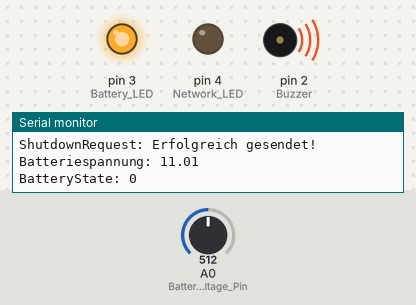
The program below on a simulated SparkFun Pro Micro, built with avr-gcc and run on an emulated ATmega32U4. Shown: output pins drawn as LEDs (lit = HIGH), buzzer (waves = sounding), the last lines printed to the serial monitor. The test bench sets the inputs (shaded band); at power-on: A0 (Battery_Voltage_Pin) = 512. WiFi joins after 1.5 s; servers stay silent unless stated; uploads are accepted with an empty reply; pins used as bus, display or sensor lines are not drawn.

Above: at 6.3 s.
6.4 s: A0 (Battery_Voltage_Pin) set to 581
10.5 s: A0 (Battery_Voltage_Pin) set to 611
At 11.8 s:
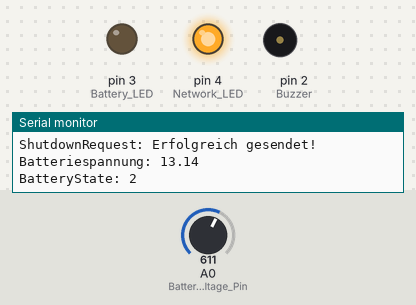
12.8 s: A0 (Battery_Voltage_Pin) set to 511
At 14.5 s:
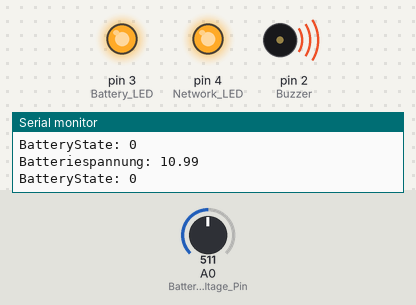
14.8 s: A0 (Battery_Voltage_Pin) set to 716
At 16.3 s:
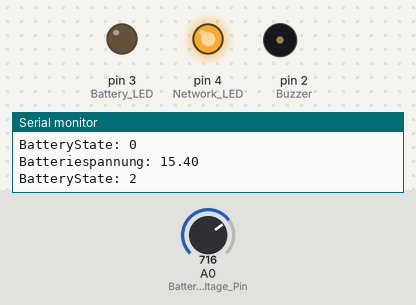
16.8 s: A0 (Battery_Voltage_Pin) set to 306
At 17.47 s:
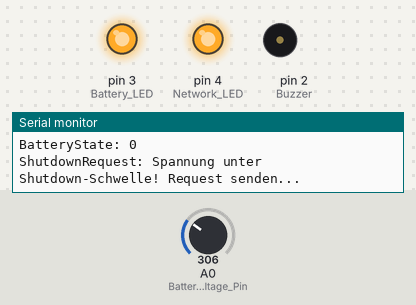
Timing chart, 0 to 19.8 s (numbered marks = the images above; inputs shaded):
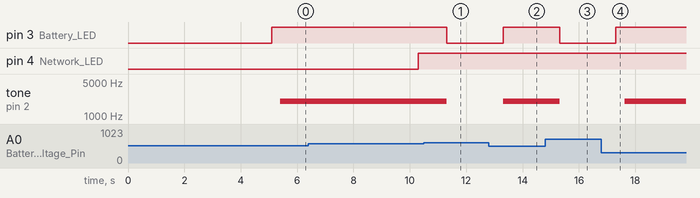

Measured:
- the behaviour switches between 599 and 600 on A0 (Battery_Voltage_Pin) (found by bisection; images 0 and 1)
- after the input at 10.5 s, pin 3 (Battery_LED): HIGH → LOW after 0.81 s; tone on pin 2 (Buzzer): 2000 Hz → silent after 0.81 s
- after the input at 12.8 s, pin 3 (Battery_LED): LOW → HIGH after 0.51 s; tone on pin 2 (Buzzer): silent → 2000 Hz after 0.51 s
- after the input at 14.8 s, pin 3 (Battery_LED): HIGH → LOW after 0.51 s; tone on pin 2 (Buzzer): 2000 Hz → silent after 0.51 s
- after the input at 16.8 s, pin 3 (Battery_LED): LOW → HIGH after 0.52 s; tone on pin 2 (Buzzer): silent → 2000 Hz after 0.82 s

The program:

main.cpp
```cpp
#include <SPI.h>
#include <Ethernet.h>

// ------------------- Serial -------------------
long baudRate = 9600; // Baudrate für beide Seriellen Kommunikationen

// ------------------- IO - Setup -------------------
#define W5500_MOSI 16          // SPI Pins for W5500
#define W5500_MISO 14          // SPI Pins for W5500
#define W5500_CLK 15           // SPI Pins for W5500
#define W5500_CS 8             // SPI Pins for W5500
#define W5500_RST 9            // SPI Pins for W5500
#define Battery_Voltage_Pin A0 // Spannungsmessung
#define Network_LED 4          // Grün: Netzwerk / Selbsttest OK
#define Battery_LED 3          // Rot: Batteriespannung niedrig
#define Buzzer 2               // Piep-Ton bei Fehler oder Warnung

void Pinmode()
{
  pinMode(W5500_CS, OUTPUT);
  pinMode(W5500_RST, OUTPUT);
  pinMode(Battery_Voltage_Pin, INPUT);
  pinMode(Network_LED, OUTPUT);
  pinMode(Battery_LED, OUTPUT);
  pinMode(Buzzer, OUTPUT);
}

// ------------------- Netzwerk -------------------
byte mac[] = {0xDE, 0xAD, 0xBE, 0xEF, 0xFE, 0xED};
IPAddress ip(192, 168, 0, 159);
IPAddress server(192, 168, 0, 151);
int port = 7000;

String token = "shutdown"; // Shutdown
String testToken = "test"; // Selbsttest

EthernetClient client;

// ------------------- Batterie-Messung -------------------
const float R1 = 340000.0;
const float R2 = 100000.0;
const float Vref = 5.0;

// Baterie:     Max Voltage           14,2-14,6V (Kann nicht erreicht werden BMS?)
// Laderegler:	Ladeschluss           13,3V (~80%)
// Laderegler:	Widereinschltspannung 13,2V
const float VoltageWarning = 12.9;
const float VoltageShutdown = 12.8;
// Laderegler:	Unterspannungsschutz	12,4V
// Baterie:	Cut-Off Voltage	10V

float BatteryVoltage = 0;
int BatteryState = 2; // 0=Shutdown 1=Vorwarnung 2=OK

unsigned long intervalBatteryMeasure = 1000;    // Intervall für Analogeinlesen
unsigned long previousMillisBatteryMeasure = 0; // Intervallzwischenspeicher für Analogeinlesen

// ------------------- Networktest -------------------
const int maxRetries = 3;
int retries = 0;
int NetworkState = 1; // 0=Fehler 1=OK

unsigned long intervalNetworktest = 10000;   // Intervall für Networktest
unsigned long previousMillisNetworktest = 0; // Intervallzwischenspeicher für Networktest

// ------------------- ShutdownRequest -------------------
unsigned long intervalShutdownRequest = 5000;    // Intervall für ShutdownRequest
unsigned long previousMillisShutdownRequest = 0; // Intervallzwischenspeicher für ShutdownRequest

// ------------------- BatteryMeasure -------------------
void BatteryMeasure()
{
  float vAdc = analogRead(Battery_Voltage_Pin) * Vref / 1023.0;

  BatteryVoltage = vAdc * (R1 + R2) / R2;
  Serial.print("Batteriespannung: ");
  Serial.println(BatteryVoltage);

  BatteryState = 2;
  digitalWrite(Battery_LED, LOW);

  if (BatteryVoltage < VoltageWarning)
  {
    BatteryState = 1;
    digitalWrite(Battery_LED, HIGH);
  }

  if (BatteryVoltage < VoltageShutdown)
  {
    BatteryState = 0;
  }

  Serial.print("BatteryState: ");
  Serial.println(BatteryState);
}

// ------------------- HTTP GET Request + Antwort prüfen -------------------
bool sendRequest(String tkn, bool isTest)
{
  if (!client.connect(server, port))
  {
    Serial.println("Fehler: Verbindung zum NAS fehlgeschlagen");
    return false;
  }

  client.print("GET /shutdown_token?token=" + tkn + " HTTP/1.1\r\n");
  client.print("Host: " + String(server[0]) + "." + String(server[1]) + "." +
               String(server[2]) + "." + String(server[3]) + "\r\n");
  client.print("Connection: close\r\n\r\n");

  unsigned long timeout = millis() + 3000; // 3 Sekunden Timeout
  String response = "";
  while (client.connected() && millis() < timeout)
  {
    while (client.available())
    {
      char c = client.read();
      response += c;
    }
  }
  client.stop();

  if (isTest)
  {
    // Nur beim Test prüfen, ob "Token accepted" enthalten ist
    return response.indexOf("Token accepted") >= 0;
  }
  return true; // ShutdownRequest: nur auf connect angewiesen
}

// ------------------- ShutdownRequest -------------------
void sendShutdownRequest()
{
  if (!sendRequest(token, false))
  {
    Serial.println("ShutdownRequest: Fehler konnte nicht gesendet werden!");
  }
  else
  {
    Serial.println("ShutdownRequest: Erfolgreich gesendet!");
  }
}

// ------------------- Selbsttest-Funktion -------------------
void Networktest()
{
  if (sendRequest(testToken, true))
  {
    retries = 0;
    NetworkState = 1;
    Serial.println("Netzwerktest: OK");
    digitalWrite(Network_LED, LOW);
  }
  else
  {
    retries = retries + 1;
    Serial.print("Netzwerktest: fehlgeschlagen ");
    Serial.print(retries);
    Serial.println("x!");
    digitalWrite(Network_LED, HIGH);
  }

  if (retries >= maxRetries)
  {
    Serial.println("Netzwerktest: Error");
    NetworkState = 0;
  }
}

void setup()
{

  Pinmode();                    // Pis Initialisieren
  digitalWrite(W5500_RST, LOW); // W5500 Resetten
  delay(50);
  digitalWrite(W5500_RST, HIGH);
  delay(50);

  Serial.begin(baudRate);

  // W5500 mit CS Pin initialisieren
  Ethernet.init(W5500_CS);
  Ethernet.begin(mac, ip);

  delay(5000);
  Serial.print("IP Address: ");
  Serial.println(Ethernet.localIP());

  digitalWrite(Network_LED, LOW);
  digitalWrite(Battery_LED, LOW);
  digitalWrite(Buzzer, LOW);
}

void loop()
{
  // ------------------- BatteryMeasure -------------------
  if (millis() - previousMillisBatteryMeasure > intervalBatteryMeasure)
  {
    previousMillisBatteryMeasure = millis();
    BatteryMeasure();
  }

  // ------------------- BatteryMeasure -------------------
  if (millis() - previousMillisNetworktest > intervalNetworktest)
  {
    previousMillisNetworktest = millis();
    Networktest();
  }

  // ------------------- ShutdownRequest -------------------
  if (millis() - previousMillisShutdownRequest > intervalShutdownRequest)
  {
    if (BatteryState == 0)
    {
      Serial.println("ShutdownRequest: Spannung unter Shutdown-Schwelle! Request senden...");
      sendShutdownRequest();
      previousMillisShutdownRequest = millis();
    }
  }

  // ------------------- SetBuzzer -------------------
  if (BatteryState < 2 || NetworkState == 0)
  {
    tone(Buzzer, 2000); // 2 kHz Warnton
  }
  else
  {
    noTone(Buzzer);
  }
}
```
